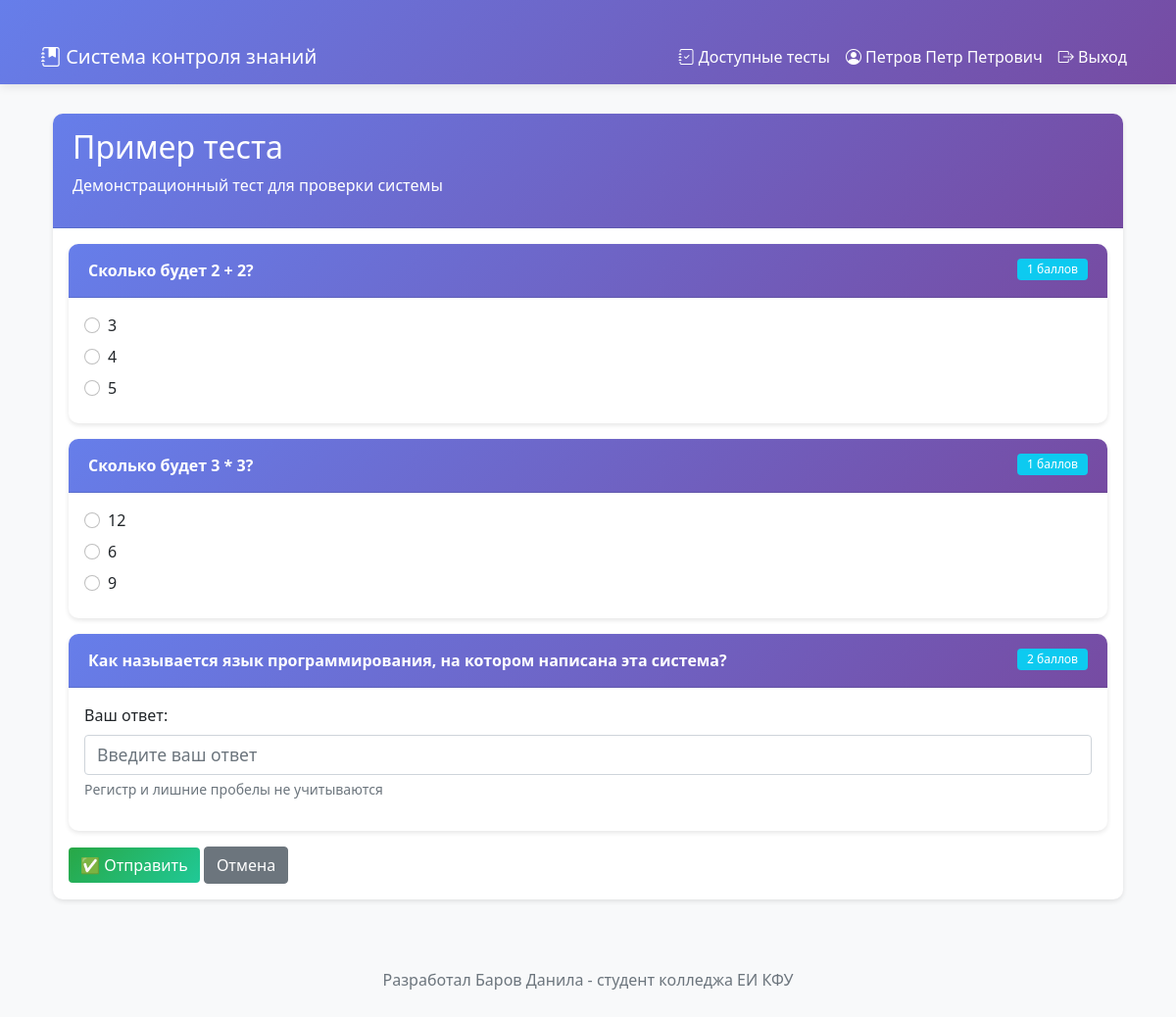
Screenshot of /student/take_test/1 (signed in) with the database file from the repository.
### tables this page shows
CREATE TABLE tests (
                    id INTEGER PRIMARY KEY AUTOINCREMENT,
                    title TEXT NOT NULL,
                    description TEXT,
                    created_by INTEGER NOT NULL,
                    target_groups TEXT,
                    is_active BOOLEAN DEFAULT 1,
                    created_at TIMESTAMP DEFAULT CURRENT_TIMESTAMP,
                    FOREIGN KEY (created_by) REFERENCES users (id)
                );

CREATE TABLE answers (
                    id INTEGER PRIMARY KEY AUTOINCREMENT,
                    question_id INTEGER NOT NULL,
                    answer_text TEXT NOT NULL,
                    is_correct BOOLEAN DEFAULT 0,
                    FOREIGN KEY (question_id) REFERENCES questions (id) ON DELETE CASCADE
                );

CREATE TABLE questions (
                    id INTEGER PRIMARY KEY AUTOINCREMENT,
                    test_id INTEGER NOT NULL,
                    question_text TEXT NOT NULL,
                    question_type TEXT DEFAULT 'single',
                    points INTEGER DEFAULT 1,
                    FOREIGN KEY (test_id) REFERENCES tests (id) ON DELETE CASCADE
                );

### app.py (the view)
@app.route('/student/take_test/<int:test_id>')
@login_required
@role_required('student')
def take_test(test_id):
    with db.get_connection() as conn:
        cursor = conn.cursor()
        cursor.execute('SELECT id FROM test_results WHERE test_id=? AND student_id=?',
                       (test_id, session['user_id']))
        if cursor.fetchone():
            return redirect(url_for('student_tests'))
        cursor.execute('SELECT * FROM tests WHERE id=? AND is_active=1', (test_id,))
        test = cursor.fetchone()
        if not test:
            return "Тест не найден", 404
        cursor.execute('''
            SELECT q.*, a.id as answer_id, a.answer_text
            FROM questions q
            LEFT JOIN answers a ON q.id = a.question_id
            WHERE q.test_id = ?
            ORDER BY q.id
        ''', (test_id,))
        questions = {}
        for row in cursor.fetchall():
            q_id = row['id']
            if q_id not in questions:
                questions[q_id] = {
                    'id': q_id,
                    'text': row['question_text'],
                    'type': row['question_type'] if 'question_type' in row.keys() else 'single',
                    'points': row['points'],
                    'answers': []
                }
            if row['answer_id']:
                questions[q_id]['answers'].append({
                    'id': row['answer_id'],
                    'text': row['answer_text']
                })
    return render_template('student/take_test.html', test=test, questions=questions.values())

### auth.py (called while the page is built)
def login_required(f):
    @wraps(f)
    def decorated_function(*args, **kwargs):
        if 'user_id' not in session:
            flash('Пожалуйста, авторизуйтесь', 'warning')
            return redirect(url_for('login'))
        return f(*args, **kwargs)
    return decorated_function

def role_required(*roles):
    def decorator(f):
        @wraps(f)
        def decorated_function(*args, **kwargs):
            if 'role' not in session or session['role'] not in roles:
                flash('У вас нет доступа к этой странице', 'danger')
                return redirect(url_for('dashboard'))
            return f(*args, **kwargs)
        return decorated_function
    return decorator

### database.py (called while the page is built)
    @contextmanager
    def get_connection(self):
        conn = sqlite3.connect(self.db_path)
        conn.row_factory = sqlite3.Row
        try:
            yield conn
            conn.commit()
        except Exception as e:
            conn.rollback()
            raise e
        finally:
            conn.close()

### templates/student/take_test.html
{% extends "base.html" %}
{% block content %}
<div class="container">
    <div class="card">
        <div class="card-header"><h2>{{ test.title }}</h2>{% if test.description %}<p>{{ test.description }}</p>{% endif %}</div>
        <div class="card-body">
            <form method="POST" action="{{ url_for('submit_test', test_id=test.id) }}">
                {% for q in questions %}
                <div class="card mb-3">
                    <div class="card-header bg-light">
                        <strong>{{ q.text }}</strong>
                        <span class="badge bg-info float-end">{{ q.points }} баллов</span>
                    </div>
                    <div class="card-body">
                        {% if q.type == 'open' %}
                            <div class="mb-3">
                                <label class="form-label">Ваш ответ:</label>
                                <input type="text" name="question_{{ q.id }}" class="form-control" placeholder="Введите ваш ответ" style="font-size: 1.1rem;">
                                <small class="text-muted mt-1 d-block">Регистр и лишние пробелы не учитываются</small>
                            </div>
                        {% else %}
                            {% for a in q.answers %}
                            <div class="form-check mb-2">
                                <input class="form-check-input" type="radio" name="question_{{ q.id }}" value="{{ a.id }}" id="q{{ q.id }}a{{ a.id }}">
                                <label class="form-check-label" for="q{{ q.id }}a{{ a.id }}">{{ a.text }}</label>
                            </div>
                            {% endfor %}
                        {% endif %}
                    </div>
                </div>
                {% endfor %}
                <button type="submit" class="btn btn-success" onclick="return confirm('Отправить ответы?')">✅ Отправить</button>
                <a href="{{ url_for('student_tests') }}" class="btn btn-secondary">Отмена</a>
            </form>
        </div>
    </div>
</div>
{% endblock %}

### templates/base.html (style rules this page uses)
body { background-color: #f8f9fa; padding-bottom: 50px; }
.container { margin-top: 30px; }
.card { box-shadow: 0 2px 5px rgba(0,0,0,0.1); border: none; border-radius: 10px; }
.card-header { background: linear-gradient(135deg, #667eea 0%, #764ba2 100%); color: white; border-radius: 10px 10px 0 0 !important; padding: 15px 20px; }
.btn-success { background: linear-gradient(135deg, #28a745 0%, #20c997 100%); border: none; }
.badge { padding: 5px 10px; font-weight: 500; }
.card, .alert { animation: fadeIn 0.5s ease-out; }

### rows the page displays
tests: title "Пример теста", description "Демонстрационный тест для проверки системы"
answers: text "Сколько будет 2 + 2?", points "1", text "3" "4" "5"
answers: text "Сколько будет 3 * 3?", points "1", text "12", text "6" "9"
answers: text "Как называется язык программирования, на котором написана эта система?", points "2"

### other values shown
{{ session.full_name }} "Петров Петр Петрович"
